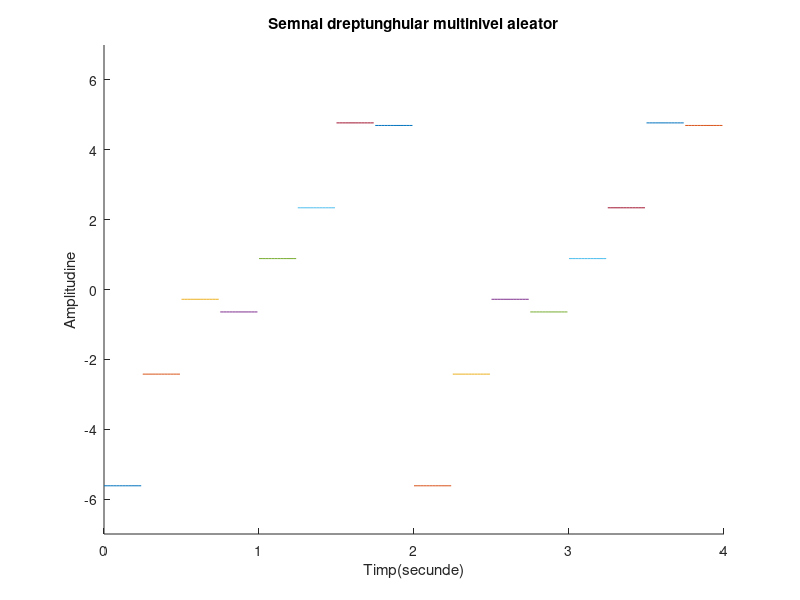

MATLAB code for this plot:
hold on;
%folosesc aceasta intructiune pentru a afisa simultan 
%mai multe semnale pe grafic
%20ms
r1=rand(1);
r2=rand(1);
r3=rand(1);
r4=rand(1);
r5=rand(1);
r6=rand(1);
r7=rand(1);
r8=rand(1);
t1=0:.02:0.25;
t2=0.25:.02:0.5;
t3=0.5:.02:0.75;
t4=0.75:.02:1;
t5=1:.02:1.25;
t6=1.25:.02:1.5;
t7=1.5:.02:1.75;
t8=1.75:.02:2;
x1=-7*r1*square(8*pi*t1,100);
x2=-5*r2*square(8*pi*t2,100);
x3=-3*r3*square(8*pi*t3,100);
x4=-1*r4*square(8*pi*t4,100);
x5=1*r5*square(8*pi*t5,100);
x6=3*r6*square(8*pi*t6,100);
x7=5*r7*square(8*pi*t7,100);
x8=7*r8*square(8*pi*t8,100);
plot(t1,x1);
plot(t2,x2);
plot(t3,x3);
plot(t4,x4);
plot(t5,x5);
plot(t6,x6);
plot(t7,x7);
plot(t8,x8);
axis([0 4 -7 7]);
plot(2+t1,x1);
plot(2+t2,x2);
plot(2+t3,x3);
plot(2+t4,x4);
plot(2+t5,x5);
plot(2+t6,x6);
plot(2+t7,x7);
plot(2+t8,x8);
xlabel('Timp(secunde)')
ylabel('Amplitudine')
title('Semnal dreptunghular multinivel aleator')
